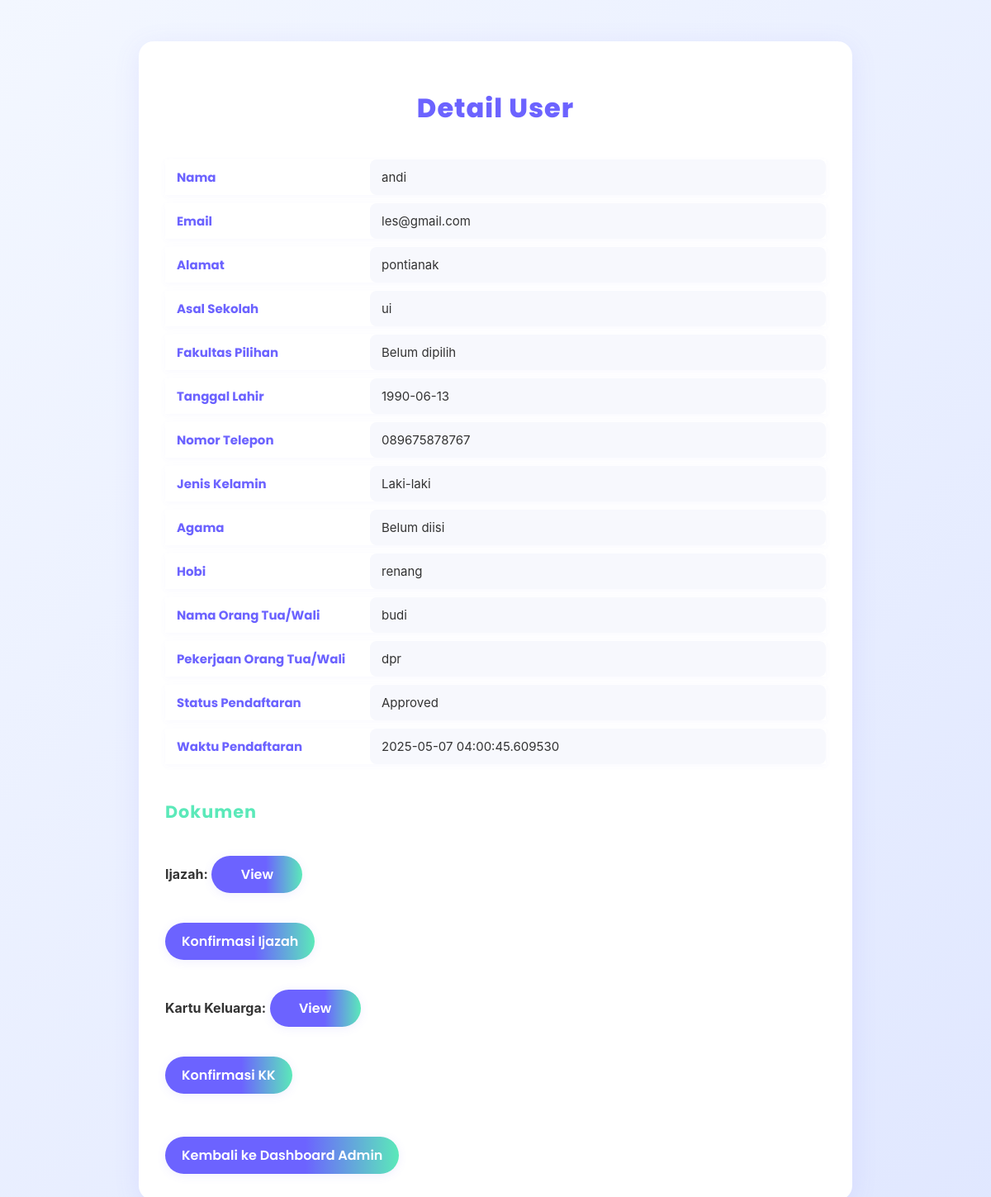
Page /user_detail/1 on the committed database.
### models.py (models this page shows)
class User(db.Model):
    id = db.Column(db.Integer, primary_key=True)
    name = db.Column(db.String(100), nullable=False)
    email = db.Column(db.String(100), unique=True, nullable=False)
    password = db.Column(db.String(100), nullable=False)
    address = db.Column(db.String(200))
    school = db.Column(db.String(100))
    birth_date = db.Column(db.Date)
    phone = db.Column(db.String(15))
    gender = db.Column(db.String(10))
    hobby = db.Column(db.String(100))
    parent_name = db.Column(db.String(100))
    parent_job = db.Column(db.String(100))
    ijazah = db.Column(db.String(200))  # Link ke file ijazah
    kk = db.Column(db.String(200))  # Link ke file kartu keluarga
    ijazah_confirmed = db.Column(db.Boolean, default=False)  # Status konfirmasi ijazah
    kk_confirmed = db.Column(db.Boolean, default=False)  # Status konfirmasi KK
    status = db.Column(db.String(20), default='Pending')  # Pending, Approved, Rejected
    created_at = db.Column(db.DateTime, default=datetime.utcnow)  # Waktu pendaftaran
    payment_status = db.Column(db.String(20), default='Pending')  # Pending, Approved, Rejected
    payment_proof = db.Column(db.String(200))  # Path ke file bukti pembayaran
    is_action_taken = db.Column(db.Boolean, default=False)  # True jika admin sudah mengambil tindakan
    is_payment_action_taken = db.Column(db.Boolean, default=False)  # True jika admin sudah mengambil tindakan pada pembayaran
    faculty = db.Column(db.String(100))  # Fakultas pilihan user
    religion = db.Column(db.String(30))  # Tambahkan ini

### app.py (the view)
@app.route('/user_detail/<int:user_id>')
def user_detail(user_id):
    user = User.query.get(user_id)
    if not user:
        flash('User tidak ditemukan.')
        return redirect(url_for('dashboard_admin'))
    return render_template('user_detail.html', user=user)

### templates/user_detail.html (shortened to what this page needs)
<!DOCTYPE html>
<html>
<head>
    <link rel="stylesheet" type="text/css" href="{{ url_for('static', filename='css/detail.css') }}">
</head>
<body>
    <div class="container">
        <h1>Detail User</h1>
        <table class="user-detail-table">
            <tr>
                <th>Nama</th>
                <td>{{ user.name }}</td>
            </tr>
            <tr>
                <th>Email</th>
                <td>{{ user.email }}</td>
            </tr>
            <tr>
                <th>Alamat</th>
                <td>{{ user.address or 'Belum diisi' }}</td>
            </tr>
            <tr>
                <th>Asal Sekolah</th>
                <td>{{ user.school or 'Belum diisi' }}</td>
            </tr>
            <tr>
                <th>Fakultas Pilihan</th>
                <td>{{ user.faculty or 'Belum dipilih' }}</td>
            </tr>
            <tr>
                <th>Tanggal Lahir</th>
                <td>{{ user.birth_date or 'Belum diisi' }}</td>
            </tr>
            <tr>
                <th>Nomor Telepon</th>
                <td>{{ user.phone or 'Belum diisi' }}</td>
            </tr>
            <tr>
                <th>Jenis Kelamin</th>
                <td>{{ user.gender or 'Belum diisi' }}</td>
            </tr>
            <tr>
                <th>Agama</th>
                <td>{{ user.religion or 'Belum diisi' }}</td>
            </tr>
            <tr>
                <th>Hobi</th>
                <td>{{ user.hobby or 'Belum diisi' }}</td>
            </tr>
            <tr>
                <th>Nama Orang Tua/Wali</th>
                <td>{{ user.parent_name or 'Belum diisi' }}</td>
            </tr>
            <tr>
                <th>Pekerjaan Orang Tua/Wali</th>
                <td>{{ user.parent_job or 'Belum diisi' }}</td>
            </tr>
            <tr>
                <th>Status Pendaftaran</th>
                <td>{{ user.status }}</td>
            </tr>
            <tr>
                <th>Waktu Pendaftaran</th>
                <td>{{ user.created_at }}</td>
            </tr>
        </table>
        <div class="document-section">
            <div class="section-title">Dokumen</div>
            <p><strong>Ijazah:</strong>
                {% if user.ijazah %}
                    <button onclick="viewDocument(['{{ url_for('static', filename=user.ijazah) }}'])" class="btn btn-blue">View</button>
                    {% if not user.ijazah_confirmed %}
                        <form method="POST" action="{{ url_for('confirm_documents', user_id=user.id) }}" style="display: inline;">
                            <button type="submit" name="document" value="ijazah" class="btn btn-green">Konfirmasi Ijazah</button>
                        </form>
                    {% else %}
                        <span class="status complete">✔ Sudah dikonfirmasi</span>
                    {% endif %}
                {% else %}
                    Belum diunggah
                {% endif %}
            </p>
            <p><strong>Kartu Keluarga:</strong>
                {% if user.kk %}
                    <button onclick="viewDocument(['{{ url_for('static', filename=user.kk) }}'])" class="btn btn-blue">View</button>
                    {% if not user.kk_confirmed %}
                        <form method="POST" action="{{ url_for('confirm_documents', user_id=user.id) }}" style="display: inline;">
                            <button type="submit" name="document" value="kk" class="btn btn-green">Konfirmasi KK</button>
                        </form>
                    {% else %}
                        <span class="status complete">✔ Sudah dikonfirmasi</span>
                    {% endif %}
                {% else %}
                    Belum diunggah
                {% endif %}
            </p>
        </div>
        <a href="{{ url_for('dashboard_admin') }}" class="btn btn-blue">Kembali ke Dashboard Admin</a>
    </div>
</body>
</html>

### static/css/detail.css (style rules this page uses)
body { margin: 0; font-family: 'Inter', sans-serif; background: linear-gradient(135deg, #f3f7ff 0%, #e0e7ff 100%); color: #333; }
.container { max-width: 800px; margin: 50px auto; background: #fff; padding: 36px 32px 32px 32px; border-radius: 18px; box-shadow: 0 6px 32px rgba(108,99,255,0.10); }
.container h1 { font-size: 2rem; color: #6c63ff; margin-bottom: 28px; text-align: center; font-family: 'Poppins', 'Inter', Arial, sans-serif; font-weight: 800; letter-spacing: 1px; }
.section-title { font-size: 1.3rem; color: #5be9b9; margin: 32px 0 18px 0; font-family: 'Poppins', 'Inter', Arial, sans-serif; font-weight: 700; letter-spacing: 1px; }
.user-detail-table { width: 100%; border-collapse: separate; border-spacing: 0 10px; margin-bottom: 32px; }
.user-detail-table th, .user-detail-table td { padding: 10px 14px; font-size: 15px; }
.user-detail-table th { text-align: left; color: #6c63ff; font-weight: 700; width: 220px; font-family: 'Poppins', 'Inter', Arial, sans-serif; background: none; }
.user-detail-table td { background: #f7f8fd; border-radius: 8px; color: #333; font-family: 'Inter', Arial, sans-serif; }
.user-detail-table tr { box-shadow: 0 2px 8px #6c63ff0a; }
.btn { display: inline-block; padding: 10px 20px; background: linear-gradient(90deg, #6c63ff 60%, #5be9b9 100%); color: #fff; text-decoration: none; border-radius: 30px; font-size: 16px; margin-top: 20px; margin-right: 8px; transition: background 0.2s, color 0.2s, box-shadow 0.2s; font-family: 'Poppins', 'Inter', Arial, sans-serif; font-weight: 600; box-shadow: 0 2px 12px rgba(108,99,255,0.10); border: none; cursor: pointer; min-width: 110px; }

### templates/user_detail.html (style rules this page uses)
.user-detail-table { width: 100%; border-collapse: separate; border-spacing: 0 10px; margin-bottom: 32px; }
.user-detail-table th, .user-detail-table td { padding: 10px 14px; font-size: 15px; }
.user-detail-table th { text-align: left; color: #6c63ff; font-weight: 700; width: 220px; font-family: 'Poppins', 'Inter', Arial, sans-serif; background: none; }
.user-detail-table td { background: #f7f8fd; border-radius: 8px; color: #333; font-family: 'Inter', Arial, sans-serif; }
.user-detail-table tr { box-shadow: 0 2px 8px #6c63ff0a; }
.section-title { font-size: 1.3rem; color: #5be9b9; margin: 32px 0 18px 0; font-family: 'Poppins', 'Inter', Arial, sans-serif; font-weight: 700; letter-spacing: 1px; }
.document-section { margin-bottom: 32px; }
.btn { min-width: 110px; }

### rows in the picture
User: name "andi", email "les@gmail.com", address "pontianak", school "ui", faculty "Belum dipilih", birth_date "1990-06-13", phone "089675878767", gender "Laki-laki", religion "Belum diisi", hobby "renang", parent_name "budi", parent_job "dpr", status "Approved", created_at "2025-05-07 04:00:45.609530"
